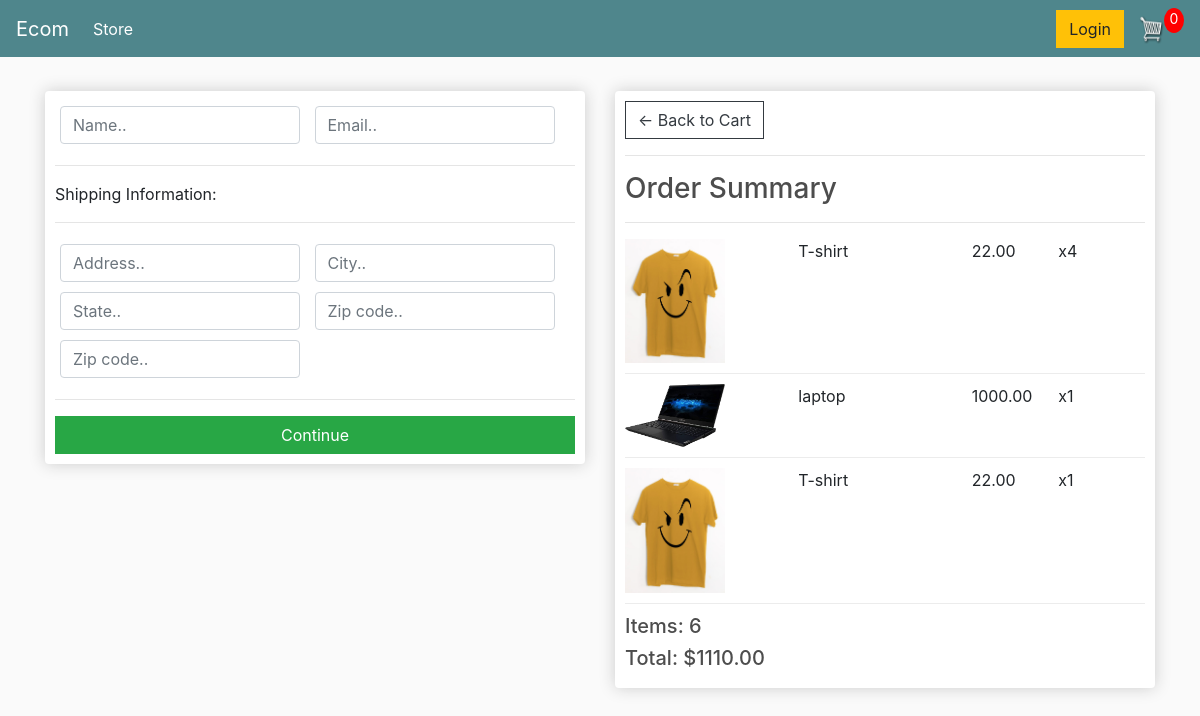
Screenshot of /checkout/ (signed in) with the database file from the repository.
### store/models.py (models this page shows, shortened)
class OrderItem(models.Model):
     product = models.ForeignKey(Product,on_delete=models.SET_NULL,null=True,blank=True)
     order = models.ForeignKey(Order,on_delete=models.SET_NULL,null=True,blank=True)
     quantity = models.IntegerField(default=0 , null= True , blank = True)
     date_added = models.DateTimeField(auto_now_add = True)
     @property
     def get_total(self):
         total = self.product.price * self.quantity
         return total

class Product(models.Model):
    name = models.CharField(max_length=200,null = True)
    price = models.FloatField()
    digital = models.BooleanField(default=False,null=True,blank=False)
    image = models.ImageField(null = True,blank=True)
    @property
    def imageURL(self):
        try:
            url = self.image.url
        except:
             url = ''
        return url

class Order(models.Model):
    customer = models.ForeignKey(Customer,on_delete=models.SET_NULL,null=True,blank=True)
    date_ordered = models.DateTimeField(auto_now_add=True)
    complete = models.BooleanField(default=False,null=True,blank=False)
    transaction_id = models.CharField(max_length=100,null=True)
    @property
    def get_cart_total(self):
        orderitems = self.orderitem_set.all()
        total = sum([item.get_total for item in orderitems])
        return total
    @property
    def get_cart_items(self):
        orderitems = self.orderitem_set.all()
        total = sum([item.quantity for item in orderitems])
        return total

### store/views.py (the view)
# urls.py: path('checkout/', views.checkout , name = "checkout"),
def checkout(request):
    if request.user.is_authenticated:
        customer = request.user.customer
        order, created = Order.objects.get_or_create(customer=customer,complete = False,)
        items = order.orderitem_set.all()
    else:
        items= []
        order = {'get_cart_total':0, 'get_cart_items':0}
    context = {'items':items, 'order':order}
    return render(request , 'store/checkout.html',context)

### store/templates/store/checkout.html (shortened to what this page needs)
{% extends 'store/main.html' %}
{% load static %}
{% block content %}
     <div class="row">
		<div class="col-lg-6">
			<div class="box-element" id="form-wrapper">
				<form id="form">
					<div id="user-info">
						<div class="form-field">
							<input required class="form-control" type="text" name="name" placeholder="Name..">
						</div>
						<div class="form-field">
							<input required class="form-control" type="email" name="email" placeholder="Email..">
						</div>
					</div>
					<div id="shipping-info">
						<hr>
						<p>Shipping Information:</p>
						<hr>
						<div class="form-field">
							<input class="form-control" type="text" name="address" placeholder="Address..">
						</div>
						<div class="form-field">
							<input class="form-control" type="text" name="city" placeholder="City..">
						</div>
						<div class="form-field">
							<input class="form-control" type="text" name="state" placeholder="State..">
						</div>
						<div class="form-field">
							<input class="form-control" type="text" name="zipcode" placeholder="Zip code..">
						</div>
						<div class="form-field">
							<input class="form-control" type="text" name="country" placeholder="Zip code..">
						</div>
					</div>
					<hr>
					<input id="form-button" class="btn btn-success btn-block" type="submit" value="Continue">
				</form>
			</div>
			<br>
		</div>
		<div class="col-lg-6">
			<div class="box-element">
				<a  class="btn btn-outline-dark" href="{% url 'cart' %}">&#x2190; Back to Cart</a>
				<hr>
				<h3>Order Summary</h3>
				<hr>
				{% for item in items %}
				<div class="cart-row">
					<div style="flex:2"><img class="row-image" src="{{item.product.imageURL}}"></div>
					<div style="flex:2"><p>{{item.product.name}}</p></div>
					<div style="flex:1"><p>{{item.product.price|floatformat:2}}</p></div>
					<div style="flex:1"><p>x{{item.quantity}}</p></div>
				</div>
				{% endfor %}
				<h5>Items:  {{order.get_cart_items}}</h5>
				<h5>Total:   ${{order.get_cart_total|floatformat:2}}</h5>
			</div>
		</div>
	</div>
{% endblock content %}

### static/css/main.css (style rules this page uses)
body { background-color: hsl(0, 0%, 98%); }
h1,h2,h3,h4,h5,h6 { color:hsl(0, 0%, 30%); }
.box-element { box-shadow:hsl(0, 0%, 80%) 0 0 16px; background-color: #fff; border-radius: 4px; padding: 10px; }
.col-lg-4, .col-lg-6, .col-lg-8, .col-lg-12 { margin-top: 10px; }
.btn { border-radius: 0; }
.row-image { width: 100px; }
.form-field { width:250px; display: inline-block; padding: 5px; }
.cart-row { display: flex; align-items: flex-stretch; padding-bottom: 10px; margin-bottom: 10px; border-bottom: 1px solid #ececec; }

### rows the page displays
OrderItem: product.imageURL (picture), product.name "T-shirt", product.price "22.00", quantity "4"
OrderItem: product.imageURL (picture), product.name "laptop", product.price "1000.00", quantity "1"
OrderItem: product.imageURL (picture), product.name "T-shirt", product.price "22.00", quantity "1"
Order: get_cart_items "6", get_cart_total "1110.00"
